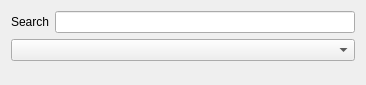
<?xml version="1.0" encoding="UTF-8"?>
<ui version="4.0">
 <class>Form_subwidget</class>
 <widget class="QWidget" name="Form_subwidget">
  <property name="geometry">
   <rect>
    <x>0</x>
    <y>0</y>
    <width>366</width>
    <height>85</height>
   </rect>
  </property>
  <property name="windowTitle">
   <string>Form</string>
  </property>
  <property name="styleSheet">
   <string notr="true">border-color: rgb(0, 0, 0);</string>
  </property>
  <layout class="QFormLayout" name="formLayout">
   <item row="0" column="0">
    <widget class="QLabel" name="label">
     <property name="text">
      <string>Search</string>
     </property>
    </widget>
   </item>
   <item row="0" column="1">
    <widget class="QLineEdit" name="lineEdit"/>
   </item>
   <item row="1" column="0" colspan="2">
    <widget class="QComboBox" name="comboBox_interv"/>
   </item>
  </layout>
 </widget>
 <resources/>
 <connections/>
</ui>
